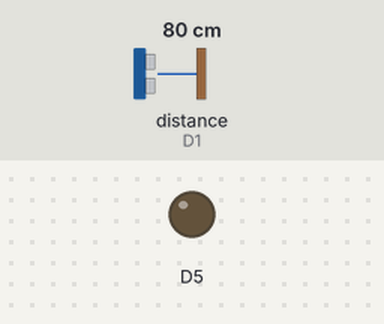
Recording of a sketch running on a simulated ESP8266 (NodeMCU). Parts: output pins drawn as LEDs (lit = HIGH). The inputs (shaded band) are chosen by the test bench; at power-on: distance to the obstacle (sensor on D1) 80 cm. The echo pulse lasts 58.3 µs per cm; WiFi joins after 1.5 s; servers stay silent unless stated; what the sketch prints to the serial monitor is not drawn.

Above: at 2.7 s.
2.8 s: distance to the obstacle (sensor on D1) set to 28 cm
4.4 s: distance to the obstacle (sensor on D1) set to 22 cm
At 6.0 s:
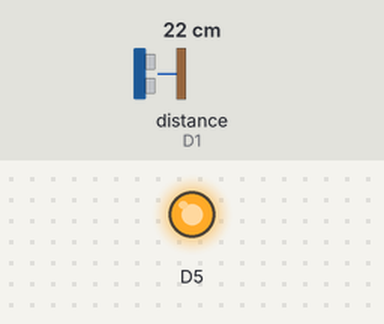
6.3 s: distance to the obstacle (sensor on D1) set to 35 cm
At 7.6 s:
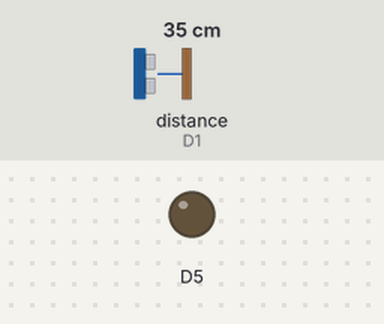
7.9 s: distance to the obstacle (sensor on D1) set to 2 cm
At 9.3 s:
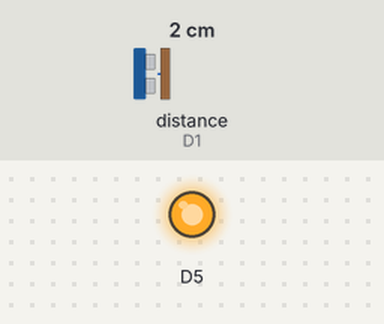
Timing chart, 0 to 10.6 s (numbered marks = the images above; inputs shaded):
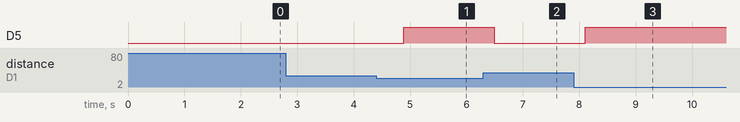

The sketch:

ultrasonic-firebase.ino
```cpp
// (licence header left out)
#include <Ultrasonic.h>
#include <FirebaseArduino.h> //Library สำหรับเชื่อมต่อ Firebase
#include <ESP8266WiFi.h> //Library สำหรับการใช้งาน ESP8266 กับ WiFi

#define WIFI_SSID "Room334" //SSID ของ WiFi ห้อง 334
#define WIFI_PASSWORD "334334334" //รหัสผ่าน WiFi ห้อง 334

#define FIREBASE_HOST "iot-annymour.firebaseio.com" //URL ของ Firebase จากใน Realtime Database
#define FIREBASE_AUTH "dNYPqKA4fZTlAmxWBhaIdgXOQd8hkktQRO1Lo4Oq" //Database Secret Key (หาได้จาก - เฟือง > Project Settings > Service accounts > Database Secrets)

/*
 * Pass as a parameter the trigger and echo pin, respectively,
 * or only the signal pin (for sensors 3 pins), like:
 * Ultrasonic ultrasonic(13);
 */
Ultrasonic ultrasonic(D0, D1);
int distance;

void setup() {
  Serial.begin(9600);
    Serial.begin(115200); //เริ่ม Serial Monitor ที่ 115200 baud

    WiFi.begin(WIFI_SSID, WIFI_PASSWORD); //เริ่มเชื่อมต่อ WiFi ด้วยค่าที่กำหนดไว้ที่บรรทัดที่ 4 และ 5
    Serial.print("Connecting"); //บอกสถานะว่ากำลังเชื่อมต่ออยู่

    while(WiFi.status() != WL_CONNECTED){ //ทำการวนรอบจนกว่า WiFi จะเชื่อมต่อได้
        Serial.print(".");
        delay(500);
    }
    //เมื่อเชื่อมต่อได้แล้วแสดงที่อยู่ IP ที่เชื่อมต่อ
    Serial.println();
    Serial.print("Connected: ");
    Serial.println(WiFi.localIP());
  pinMode(D5,OUTPUT);
    Firebase.begin(FIREBASE_HOST, FIREBASE_AUTH);
}

void loop() {
  // Pass INC as a parameter to get the distance in inches
  distance = ultrasonic.read();

  Serial.print("Distance in CM: ");
  Serial.println(distance);

    //Firebase.setInt("distance",distance);

    if(distance <= 25){
      Firebase.setBool("sit",true);
       digitalWrite(D5,HIGH);
      }else{
         Firebase.setBool("sit",false);
          digitalWrite(D5,LOW);
        }
//    boolean light = Firebase.getBool("on");
    delay (250);

}
```

Measured:
- the behaviour switches between 26 and 25 cm on distance to the obstacle (sensor on D1) (found by bisection; images 0 and 1)
- after the input at 2.8 s, every drawn part: stays the same
- after the input at 4.4 s, D5: LOW → HIGH after 0.49 s
- after the input at 6.3 s, D5: HIGH → LOW after 0.19 s
- after the input at 7.9 s, D5: LOW → HIGH after 0.20 s
